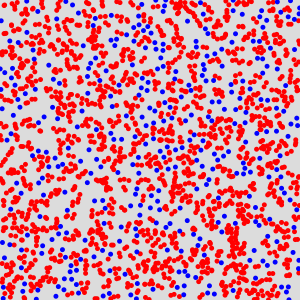
Frame 1 (no input)
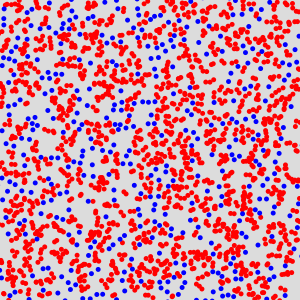
Frame 60 (the mouse pressed at the canvas centre just before this capture)
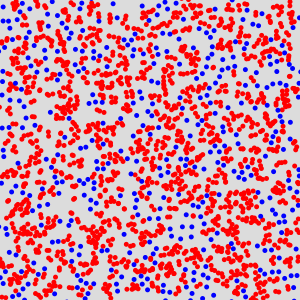
Frame 120 (the mouse held since frame 60 and released just before this capture)

The Processing sketch that drew these frames (run headless with seeded random() and noise(); from frame 60 on, the mouse is pressed at the canvas centre):

// Processing sketch: processing_43618
// ── processing_43618.pde

int num = 2000; //number of objects that are fed into the array
Thing things[] = new Thing[num]; // creates an array called things with num positions

void setup() {
  size(300, 300);

  for (int i=0; i<num; i++) { //seeding the array
    things[i] = new Thing(random(width), random(height)); // spread them randomly over the window
    if (random(2) > 1) { //fills half red and half blue
      things[i].flip = true;
    }
  }
  noStroke();
}

void draw() {
  background(220);

  for (int i=0; i<num; i++) {
    //for (int j=0; j<num; j++) {
    //things[j].check(things[i]);
    //}

    things[i].check(things, i); //

    things[i].display();
    things[i].move();
  }
}



//Creating a class Thing
class Thing {
  //creates some variables
  float x;
  float y;
  boolean flip;
  float r = 5;

  Thing(float x_, float y_) {
    x = x_;
    y = y_;
  }
//decide the movement of Thing
  void move() {
    y+=random(-1,1);
    x+=random(-1,1);
  }

  void check(Thing[] a, int num) {

    for (int i=0; i<a.length; i++) {
      if (i != num) {//make sure that it doesn't compare itself with itself
        if (dist(x, y, a[i].x, a[i].y) < r) { //if the distance sis less then r flip is true otherwise flip is false
          flip = true;
          break;
        }
        else {
          flip = false;
        }
      }
    }
  }

  void display() {
    if (flip == true) { //if distance is less than r fill red
      fill(255, 0, 0);
    }
    else {
      fill(0, 0, 255);//if distance is more than r fill blue
      //noFill();
    }
    ellipse(x, y, r, r); //draw the ellipse
  }
}
